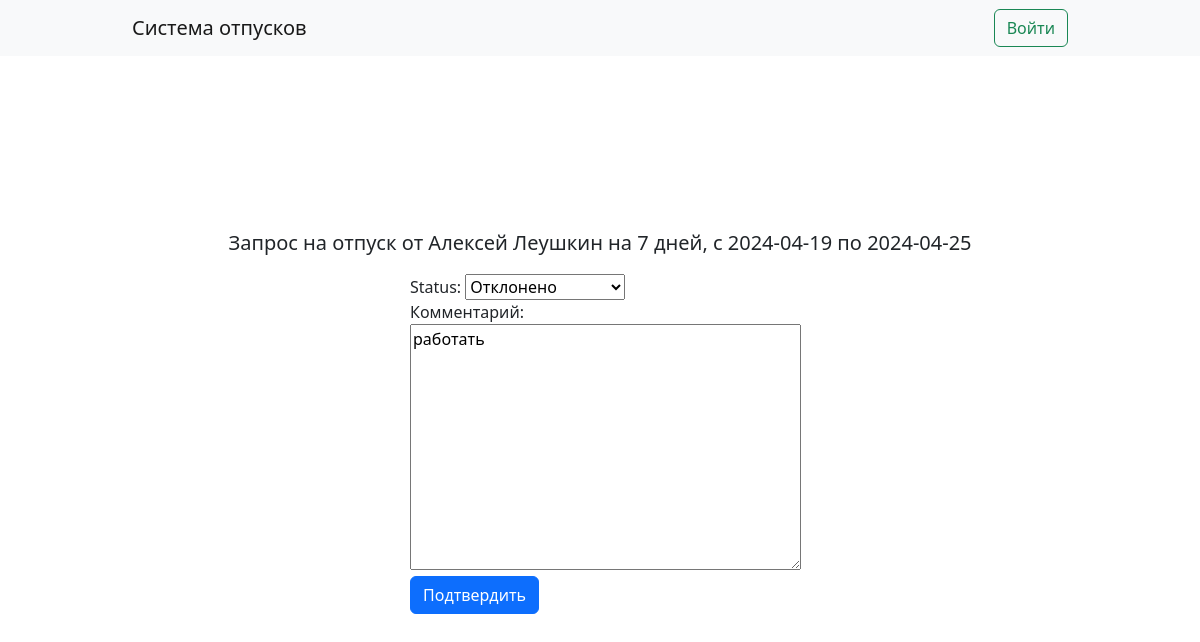
/lk/vacation_approvalr/152/, run on the app's committed database.
### vacations/models.py (models this page shows)
class VacationRequest(models.Model):
    user = models.ForeignKey(
        User, on_delete=models.CASCADE, null=True, blank=True)
    start_date = models.DateField(verbose_name="Начало отпуска")
    finish_date = models.DateField(verbose_name="Конец отпуска")
    status = models.CharField(
        max_length=15,
        choices=STATUS_CHOICES,
        default=WAITING,
    )
    days = models.IntegerField(verbose_name='количество дней', blank=True, null=True)
    comment = models.TextField(verbose_name='комментарий', blank=True, null=True)
    class Meta:
        verbose_name = 'Запрос на отпуск'
    def __str__(self):
        return f"Запрос на отпуск от {self.user.first_name} {self.user.last_name} на {self.days} дней, с {self.start_date} по {self.finish_date}"

### lk/models.py (models this page shows, shortened)
class User(AbstractUser):
    user_type = models.CharField(verbose_name='Должность', max_length=10, choices=USER_TYPE_CHOICES, default=USER_TYPE_EMPLOYEE)
    user_boss = models.ForeignKey('self', verbose_name='Начальник', on_delete=models.CASCADE, blank=True, null=True, default='')
    available_days = models.IntegerField( verbose_name='Дней отпуска', blank=True, null=True, default=28)
    is_14 = models.BooleanField(default=False)
    class Meta(AbstractUser.Meta):
        swappable = 'AUTH_USER_MODEL'

### vacations/views.py (the view, shortened to what this page needs)
# urls.py: path('lk/vacation_approvalr/<slug:pk>/', VacationRequestUpdateView.as_view(), name='vacation_approval'),
class VacationRequestUpdateView(UpdateView):
    model = VacationRequest
    template_name = 'vacation_approval.html'
    fields = ['status', 'comment']
    success_url = reverse_lazy('lk')

### lk/templates/vacation_approval.html (shortened to what this page needs)
{% extends 'base.html' %}
{% block content %}
<div class="container d-flex justify-content-center align-items-center flex-column" style="height: inherit;">
    <div class="container d-flex flex-column justify-content-center align-items-center" style="height: inherit;">
        <p class="fs-5 text-left"> {{object}} </p>
        <form class="col-10 col-sm-6 col-md-5"{% if unavalaible %}{% else %} method="POST"{% endif %}>
            {{form}}
           <button type="submit" class="btn btn-primary">Подтвердить</button>
        </form>
    </div>
</div>
{% endblock content %}

### lk/templates/base.html (style rules this page uses)
html, body { height: 97%; }
.container { max-width: 960px; }

### data on the page
VacationRequest: user+days+start_date "Запрос на отпуск от Алексей Леушкин на 7 дней, с 2024-04-19 по 2024-04-25", status "Отклонено", comment "работать"
